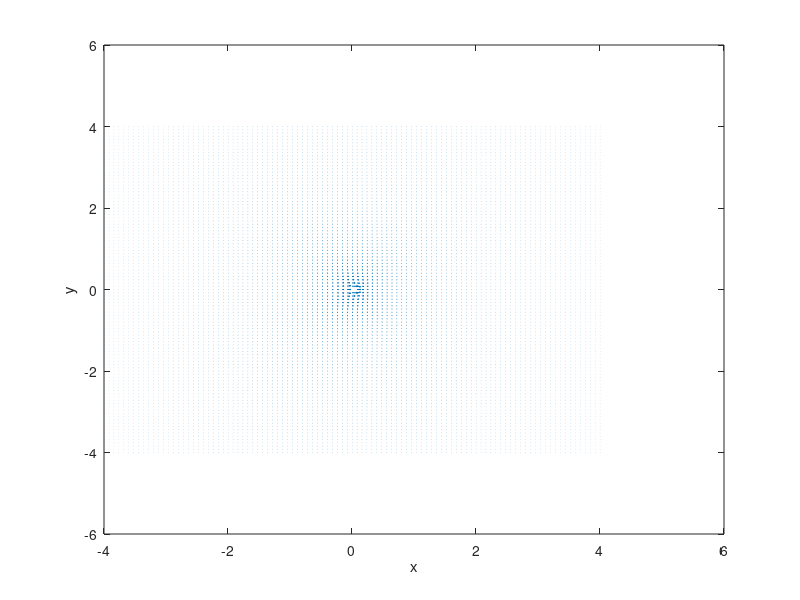
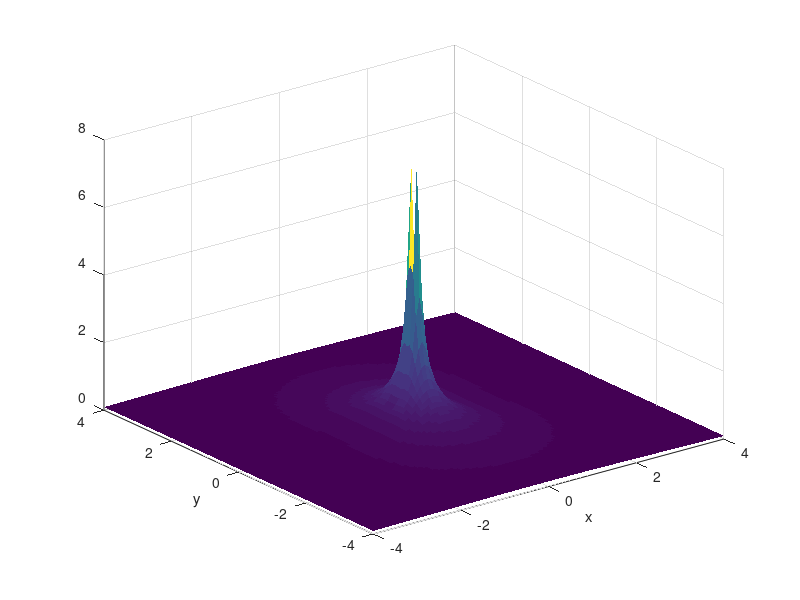

Source code (MATLAB) for these figures, in order:
function [ux,uy]=point_force

%number of points = 20/resolution=20/0.1=200
GridNum = 101;    


%bulk and shear moduli 
v = 1.4;
%1/(2b)
b = 1/(4.0 *(1.0-v));

mu = 0.21;
%K = 2.0;

x =linspace(-4.,4.,GridNum);
[X,Y] = meshgrid(x,x);

%radius of the cell is considered 1; 

Mask = false(GridNum,GridNum);
Mask(X.^2+Y.^2>0.0)= true;

ux = zeros(GridNum, GridNum);
uy = zeros(GridNum, GridNum);
r =  zeros(GridNum, GridNum); 




Fxq = 1.0;
Fyq = 0.0;
xq=0.0;
yq=0.0;

% theta = linspace(0,2.0*pi*(1.0-1.0/GridNum),GridNum);
% deltal = 2.0 * sin(2.0*pi/GridNum);
% xq = sin(theta);
% yq = cos(theta);


r(Mask) = ((X(Mask)-xq).^2+(Y(Mask)-yq).^2).^0.5;



G11 = 1./r(Mask).*( (1-b)+b.* ((X(Mask)-xq).^2)./(r(Mask).^2));
G12 = 1./r(Mask).* b.* (X(Mask)-xq).*(Y(Mask)-yq)./(r(Mask).^2);
G21 = G12;
G22 = 1./r(Mask).*( (1-b)+b.* ((Y(Mask)-yq).^2)./(r(Mask).^2) );

    
    

ux(Mask) = ux(Mask)+1.0/(4.0*pi*mu) .*(Fxq*G11+ Fyq*G12);
                                                      
uy(Mask) = uy(Mask)+1.0/(4.0*pi*mu) .*(Fyq*G22+ Fxq*G21);


    
quiver(X(Mask),Y(Mask), ux(Mask), uy(Mask));
xlabel('x');
ylabel('y');
figure
View=(ux.^2+uy.^2).^0.5;
View(~Mask)=NaN;
surf(X,Y,View);shading flat
xlabel('x');
ylabel('y');


ux(~Mask)=NaN;
uy(~Mask)=NaN;
